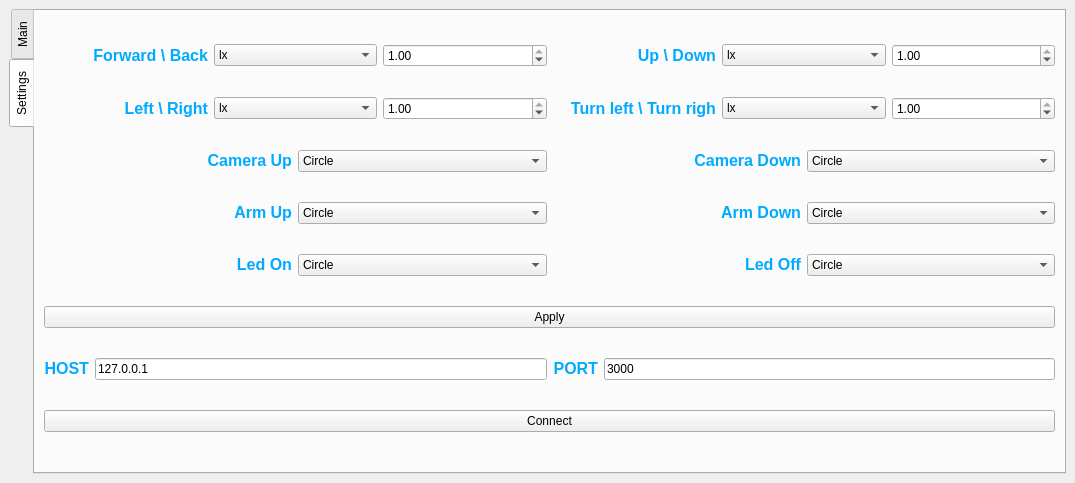
<?xml version="1.0" encoding="UTF-8"?>
<ui version="4.0">
 <class>UpperPCGUI</class>
 <widget class="QMainWindow" name="UpperPCGUI">
  <property name="geometry">
   <rect>
    <x>0</x>
    <y>0</y>
    <width>1075</width>
    <height>483</height>
   </rect>
  </property>
  <property name="minimumSize">
   <size>
    <width>900</width>
    <height>0</height>
   </size>
  </property>
  <property name="windowTitle">
   <string>UpperPCGUI</string>
  </property>
  <widget class="QWidget" name="centralwidget">
   <layout class="QGridLayout" name="gridLayout_3">
    <item row="0" column="1">
     <widget class="QTabWidget" name="tabWidget">
      <property name="minimumSize">
       <size>
        <width>0</width>
        <height>20</height>
       </size>
      </property>
      <property name="sizeIncrement">
       <size>
        <width>0</width>
        <height>20</height>
       </size>
      </property>
      <property name="toolTip">
       <string>&lt;span style=&quot; font-size:18pt; font-weight:600; color:#00aaff;&quot;&gt;</string>
      </property>
      <property name="styleSheet">
       <string notr="true">color=rgb(0, 170, 255)</string>
      </property>
      <property name="tabPosition">
       <enum>QTabWidget::West</enum>
      </property>
      <property name="currentIndex">
       <number>1</number>
      </property>
      <widget class="QWidget" name="Main">
       <attribute name="title">
        <string>Main</string>
       </attribute>
       <layout class="QGridLayout" name="gridLayout_2">
        <item row="6" column="0">
         <layout class="QHBoxLayout" name="horizontalLayout">
          <item>
           <widget class="QLabel" name="temp_label">
            <property name="layoutDirection">
             <enum>Qt::LeftToRight</enum>
            </property>
            <property name="text">
             <string>&lt;html&gt;&lt;head/&gt;&lt;body&gt;&lt;p align=&quot;right&quot;&gt;&lt;span style=&quot; font-size:18pt; font-weight:600; color:#00aaff;&quot;&gt;Term&lt;/span&gt;&lt;/p&gt;&lt;/body&gt;&lt;/html&gt;</string>
            </property>
            <property name="textFormat">
             <enum>Qt::AutoText</enum>
            </property>
            <property name="scaledContents">
             <bool>false</bool>
            </property>
            <property name="alignment">
             <set>Qt::AlignRight|Qt::AlignTrailing|Qt::AlignVCenter</set>
            </property>
           </widget>
          </item>
          <item>
           <widget class="QLCDNumber" name="term_value">
            <property name="smallDecimalPoint">
             <bool>false</bool>
            </property>
           </widget>
          </item>
          <item>
           <widget class="QLabel" name="depth_label">
            <property name="text">
             <string>&lt;html&gt;&lt;head/&gt;&lt;body&gt;&lt;p align=&quot;right&quot;&gt;&lt;span style=&quot; font-size:18pt; font-weight:600; color:#00aaff;&quot;&gt;Depth&lt;/span&gt;&lt;/p&gt;&lt;/body&gt;&lt;/html&gt;</string>
            </property>
            <property name="textFormat">
             <enum>Qt::RichText</enum>
            </property>
            <property name="alignment">
             <set>Qt::AlignRight|Qt::AlignTrailing|Qt::AlignVCenter</set>
            </property>
           </widget>
          </item>
          <item>
           <widget class="QLCDNumber" name="depth_value"/>
          </item>
          <item>
           <widget class="QLabel" name="orientation_label">
            <property name="text">
             <string>&lt;html&gt;&lt;head/&gt;&lt;body&gt;&lt;p align=&quot;right&quot;&gt;&lt;span style=&quot; font-size:18pt; font-weight:600; color:#00aaff;&quot;&gt;Orientation&lt;/span&gt;&lt;/p&gt;&lt;/body&gt;&lt;/html&gt;</string>
            </property>
            <property name="textFormat">
             <enum>Qt::RichText</enum>
            </property>
            <property name="alignment">
             <set>Qt::AlignRight|Qt::AlignTrailing|Qt::AlignVCenter</set>
            </property>
            <property name="wordWrap">
             <bool>false</bool>
            </property>
            <property name="margin">
             <number>1</number>
            </property>
           </widget>
          </item>
          <item>
           <widget class="QLCDNumber" name="orientation_value"/>
          </item>
         </layout>
        </item>
        <item row="8" column="0">
         <layout class="QHBoxLayout" name="horizontalLayout_3">
          <item>
           <widget class="QLabel" name="angle_x_label">
            <property name="text">
             <string>&lt;html&gt;&lt;head/&gt;&lt;body&gt;&lt;p align=&quot;right&quot;&gt;&lt;span style=&quot; font-size:18pt; font-weight:600; color:#00aaff;&quot;&gt;Angle X&lt;/span&gt;&lt;/p&gt;&lt;/body&gt;&lt;/html&gt;</string>
            </property>
           </widget>
          </item>
          <item>
           <widget class="QLCDNumber" name="angle_x_value"/>
          </item>
          <item>
           <widget class="QLabel" name="angle_y_label">
            <property name="text">
             <string>&lt;html&gt;&lt;head/&gt;&lt;body&gt;&lt;p align=&quot;right&quot;&gt;&lt;span style=&quot; font-size:18pt; font-weight:600; color:#00aaff;&quot;&gt;Angle Y&lt;/span&gt;&lt;/p&gt;&lt;/body&gt;&lt;/html&gt;</string>
            </property>
           </widget>
          </item>
          <item>
           <widget class="QLCDNumber" name="angle_y_value"/>
          </item>
          <item>
           <widget class="QLabel" name="angle_z_label">
            <property name="text">
             <string>&lt;html&gt;&lt;head/&gt;&lt;body&gt;&lt;p align=&quot;right&quot;&gt;&lt;span style=&quot; font-size:18pt; font-weight:600; color:#00aaff;&quot;&gt;Angle Z&lt;/span&gt;&lt;/p&gt;&lt;/body&gt;&lt;/html&gt;</string>
            </property>
           </widget>
          </item>
          <item>
           <widget class="QLCDNumber" name="angle_z_value"/>
          </item>
         </layout>
        </item>
        <item row="9" column="0">
         <widget class="Line" name="line_1">
          <property name="sizePolicy">
           <sizepolicy hsizetype="Minimum" vsizetype="Fixed">
            <horstretch>0</horstretch>
            <verstretch>10</verstretch>
           </sizepolicy>
          </property>
          <property name="styleSheet">
           <string notr="true">color:rgb(0, 170, 255)</string>
          </property>
          <property name="lineWidth">
           <number>10</number>
          </property>
          <property name="midLineWidth">
           <number>10</number>
          </property>
          <property name="orientation">
           <enum>Qt::Horizontal</enum>
          </property>
         </widget>
        </item>
        <item row="10" column="0">
         <layout class="QHBoxLayout" name="horizontalLayout_2">
          <item>
           <widget class="QLabel" name="amperage_label">
            <property name="text">
             <string>&lt;html&gt;&lt;head/&gt;&lt;body&gt;&lt;p align=&quot;right&quot;&gt;&lt;span style=&quot; font-size:18pt; font-weight:600; color:#00aaff;&quot;&gt;Amperage&lt;/span&gt;&lt;/p&gt;&lt;/body&gt;&lt;/html&gt;</string>
            </property>
           </widget>
          </item>
          <item>
           <widget class="QLCDNumber" name="amperage_value"/>
          </item>
          <item>
           <widget class="QLabel" name="voltage_label">
            <property name="text">
             <string>&lt;html&gt;&lt;head/&gt;&lt;body&gt;&lt;p align=&quot;right&quot;&gt;&lt;span style=&quot; font-size:18pt; font-weight:600; color:#00aaff;&quot;&gt;Voltage&lt;/span&gt;&lt;/p&gt;&lt;/body&gt;&lt;/html&gt;</string>
            </property>
           </widget>
          </item>
          <item>
           <widget class="QLCDNumber" name="voltage_value"/>
          </item>
          <item>
           <widget class="QLabel" name="charge_label">
            <property name="text">
             <string>&lt;html&gt;&lt;head/&gt;&lt;body&gt;&lt;p align=&quot;right&quot;&gt;&lt;span style=&quot; font-size:18pt; font-weight:600; color:#00aaff;&quot;&gt;Сharge&lt;/span&gt;&lt;/p&gt;&lt;/body&gt;&lt;/html&gt;</string>
            </property>
           </widget>
          </item>
          <item>
           <widget class="QLCDNumber" name="charge_value"/>
          </item>
         </layout>
        </item>
        <item row="7" column="0">
         <widget class="Line" name="line_0">
          <property name="enabled">
           <bool>true</bool>
          </property>
          <property name="minimumSize">
           <size>
            <width>0</width>
            <height>0</height>
           </size>
          </property>
          <property name="sizeIncrement">
           <size>
            <width>0</width>
            <height>0</height>
           </size>
          </property>
          <property name="baseSize">
           <size>
            <width>0</width>
            <height>0</height>
           </size>
          </property>
          <property name="font">
           <font>
            <pointsize>20</pointsize>
            <weight>75</weight>
            <italic>true</italic>
            <bold>true</bold>
           </font>
          </property>
          <property name="styleSheet">
           <string notr="true">color:rgb(0, 170, 255)</string>
          </property>
          <property name="frameShadow">
           <enum>QFrame::Sunken</enum>
          </property>
          <property name="orientation">
           <enum>Qt::Horizontal</enum>
          </property>
         </widget>
        </item>
       </layout>
      </widget>
      <widget class="QWidget" name="Settings">
       <attribute name="title">
        <string>Settings</string>
       </attribute>
       <layout class="QGridLayout" name="gridLayout">
        <item row="9" column="0">
         <layout class="QHBoxLayout" name="horizontalLayout_11">
          <item>
           <widget class="QPushButton" name="button_connect">
            <property name="text">
             <string>Connect</string>
            </property>
           </widget>
          </item>
         </layout>
        </item>
        <item row="2" column="0">
         <layout class="QHBoxLayout" name="horizontalLayout_7">
          <item>
           <widget class="QLabel" name="cam_up_label">
            <property name="text">
             <string>&lt;html&gt;&lt;head/&gt;&lt;body&gt;&lt;p align=&quot;right&quot;&gt;&lt;span style=&quot; font-size:12pt; font-weight:600; color:#00aaff;&quot;&gt;Camera Up</string>
            </property>
           </widget>
          </item>
          <item>
           <widget class="QComboBox" name="camera_up_set">
            <item>
             <property name="text">
              <string>Circle</string>
             </property>
            </item>
            <item>
             <property name="text">
              <string>Square</string>
             </property>
            </item>
            <item>
             <property name="text">
              <string>Triangle</string>
             </property>
            </item>
            <item>
             <property name="text">
              <string>Share</string>
             </property>
            </item>
            <item>
             <property name="text">
              <string>L1</string>
             </property>
            </item>
            <item>
             <property name="text">
              <string>L2</string>
             </property>
            </item>
            <item>
             <property name="text">
              <string>R1</string>
             </property>
            </item>
            <item>
             <property name="text">
              <string>R2</string>
             </property>
            </item>
           </widget>
          </item>
          <item>
           <widget class="QLabel" name="camera_down_label">
            <property name="text">
             <string>&lt;html&gt;&lt;head/&gt;&lt;body&gt;&lt;p align=&quot;right&quot;&gt;&lt;span style=&quot; font-size:12pt; font-weight:600; color:#00aaff;&quot;&gt;Camera Down</string>
            </property>
           </widget>
          </item>
          <item>
           <widget class="QComboBox" name="camera_dowm_set">
            <item>
             <property name="text">
              <string>Circle</string>
             </property>
            </item>
            <item>
             <property name="text">
              <string>Square</string>
             </property>
            </item>
            <item>
             <property name="text">
              <string>Triangle</string>
             </property>
            </item>
            <item>
             <property name="text">
              <string>Share</string>
             </property>
            </item>
            <item>
             <property name="text">
              <string>L!</string>
             </property>
            </item>
            <item>
             <property name="text">
              <string>L2</string>
             </property>
            </item>
            <item>
             <property name="text">
              <string>R1</string>
             </property>
            </item>
            <item>
             <property name="text">
              <string>R2</string>
             </property>
            </item>
           </widget>
          </item>
         </layout>
        </item>
        <item row="6" column="0">
         <layout class="QHBoxLayout" name="horizontalLayout_8">
          <item>
           <widget class="QLabel" name="host_label">
            <property name="text">
             <string>&lt;html&gt;&lt;head/&gt;&lt;body&gt;&lt;p align=&quot;right&quot;&gt;&lt;span style=&quot; font-size:12pt; font-weight:600; color:#00aaff;&quot;&gt;HOST&lt;/span&gt;&lt;/p&gt;&lt;/body&gt;&lt;/html&gt;</string>
            </property>
           </widget>
          </item>
          <item>
           <widget class="QLineEdit" name="host_value">
            <property name="text">
             <string>127.0.0.1</string>
            </property>
           </widget>
          </item>
          <item>
           <widget class="QLabel" name="port_label">
            <property name="text">
             <string>&lt;html&gt;&lt;head/&gt;&lt;body&gt;&lt;p align=&quot;right&quot;&gt;&lt;span style=&quot; font-size:12pt; font-weight:600; color:#00aaff;&quot;&gt;PORT&lt;/span&gt;&lt;/p&gt;&lt;/body&gt;&lt;/html&gt;</string>
            </property>
           </widget>
          </item>
          <item>
           <widget class="QLineEdit" name="port_value">
            <property name="text">
             <string>3000</string>
            </property>
           </widget>
          </item>
         </layout>
        </item>
        <item row="1" column="0">
         <layout class="QHBoxLayout" name="horizontalLayout_6">
          <item>
           <widget class="QLabel" name="l_r_label">
            <property name="text">
             <string>&lt;html&gt;&lt;head/&gt;&lt;body&gt;&lt;p align=&quot;right&quot;&gt;&lt;span style=&quot; font-size:12pt; font-weight:600; color:#00aaff;&quot;&gt;Left \ Right&lt;/span&gt;&lt;/p&gt;&lt;/body&gt;&lt;/html&gt;</string>
            </property>
            <property name="textFormat">
             <enum>Qt::RichText</enum>
            </property>
           </widget>
          </item>
          <item>
           <widget class="QComboBox" name="l_r_set">
            <item>
             <property name="text">
              <string>lx</string>
             </property>
            </item>
            <item>
             <property name="text">
              <string>ly</string>
             </property>
            </item>
            <item>
             <property name="text">
              <string>rx</string>
             </property>
            </item>
            <item>
             <property name="text">
              <string>ry</string>
             </property>
            </item>
           </widget>
          </item>
          <item>
           <widget class="QDoubleSpinBox" name="l_r_value">
            <property name="minimum">
             <double>-1.000000000000000</double>
            </property>
            <property name="maximum">
             <double>1.000000000000000</double>
            </property>
            <property name="singleStep">
             <double>0.050000000000000</double>
            </property>
            <property name="value">
             <double>1.000000000000000</double>
            </property>
           </widget>
          </item>
          <item>
           <widget class="QLabel" name="tl_tr_label">
            <property name="text">
             <string>&lt;html&gt;&lt;head/&gt;&lt;body&gt;&lt;p align=&quot;right&quot;&gt;&lt;span style=&quot; font-size:12pt; font-weight:600; color:#00aaff;&quot;&gt;Turn left \ Turn righ&lt;/span&gt;&lt;/p&gt;&lt;/body&gt;&lt;/html&gt;</string>
            </property>
           </widget>
          </item>
          <item>
           <widget class="QComboBox" name="tl_tr_set">
            <item>
             <property name="text">
              <string>lx</string>
             </property>
            </item>
            <item>
             <property name="text">
              <string>ly</string>
             </property>
            </item>
            <item>
             <property name="text">
              <string>rx</string>
             </property>
            </item>
            <item>
             <property name="text">
              <string>ry</string>
             </property>
            </item>
           </widget>
          </item>
          <item>
           <widget class="QDoubleSpinBox" name="tl_tr_value">
            <property name="minimum">
             <double>-1.000000000000000</double>
            </property>
            <property name="maximum">
             <double>1.000000000000000</double>
            </property>
            <property name="singleStep">
             <double>0.050000000000000</double>
            </property>
            <property name="value">
             <double>1.000000000000000</double>
            </property>
           </widget>
          </item>
         </layout>
        </item>
        <item row="0" column="0">
         <layout class="QHBoxLayout" name="horizontalLayout_5">
          <item>
           <widget class="QLabel" name="f_b_label">
            <property name="text">
             <string>&lt;html&gt;&lt;head/&gt;&lt;body&gt;&lt;p align=&quot;right&quot;&gt;&lt;span style=&quot; font-size:12pt; font-weight:600; color:#00aaff;&quot;&gt;Forward \ Back&lt;/span&gt;&lt;/p&gt;&lt;/body&gt;&lt;/html&gt;</string>
            </property>
            <property name="textFormat">
             <enum>Qt::RichText</enum>
            </property>
           </widget>
          </item>
          <item>
           <widget class="QComboBox" name="f_b_set">
            <property name="placeholderText">
             <string/>
            </property>
            <item>
             <property name="text">
              <string>lx</string>
             </property>
            </item>
            <item>
             <property name="text">
              <string>ly</string>
             </property>
            </item>
            <item>
             <property name="text">
              <string>rx</string>
             </property>
            </item>
            <item>
             <property name="text">
              <string>ry</string>
             </property>
            </item>
           </widget>
          </item>
          <item>
           <widget class="QDoubleSpinBox" name="f_b_value">
            <property name="minimum">
             <double>-1.000000000000000</double>
            </property>
            <property name="maximum">
             <double>1.000000000000000</double>
            </property>
            <property name="singleStep">
             <double>0.050000000000000</double>
            </property>
            <property name="value">
             <double>1.000000000000000</double>
            </property>
           </widget>
          </item>
          <item>
           <widget class="QLabel" name="u_d_label">
            <property name="text">
             <string>&lt;html&gt;&lt;head/&gt;&lt;body&gt;&lt;p align=&quot;right&quot;&gt;&lt;span style=&quot; font-size:12pt; font-weight:600; color:#00aaff;&quot;&gt;Up \ Down&lt;/span&gt;&lt;/p&gt;&lt;/body&gt;&lt;/html&gt;</string>
            </property>
            <property name="textFormat">
             <enum>Qt::RichText</enum>
            </property>
           </widget>
          </item>
          <item>
           <widget class="QComboBox" name="u_d_set">
            <item>
             <property name="text">
              <string>lx</string>
             </property>
            </item>
            <item>
             <property name="text">
              <string>ly</string>
             </property>
            </item>
            <item>
             <property name="text">
              <string>rx</string>
             </property>
            </item>
            <item>
             <property name="text">
              <string>ry</string>
             </property>
            </item>
           </widget>
          </item>
          <item>
           <widget class="QDoubleSpinBox" name="u_d_value">
            <property name="minimum">
             <double>-1.000000000000000</double>
            </property>
            <property name="maximum">
             <double>1.000000000000000</double>
            </property>
            <property name="singleStep">
             <double>0.050000000000000</double>
            </property>
            <property name="value">
             <double>1.000000000000000</double>
            </property>
           </widget>
          </item>
         </layout>
        </item>
        <item row="4" column="0">
         <layout class="QHBoxLayout" name="horizontalLayout_10">
          <item>
           <widget class="QLabel" name="led_on_label">
            <property name="text">
             <string>&lt;html&gt;&lt;head/&gt;&lt;body&gt;&lt;p align=&quot;right&quot;&gt;&lt;span style=&quot; font-size:12pt; font-weight:600; color:#00aaff;&quot;&gt;Led On</string>
            </property>
           </widget>
          </item>
          <item>
           <widget class="QComboBox" name="led_on_set">
            <item>
             <property name="text">
              <string>Circle</string>
             </property>
            </item>
            <item>
             <property name="text">
              <string>Square</string>
             </property>
            </item>
            <item>
             <property name="text">
              <string>Triangle</string>
             </property>
            </item>
            <item>
             <property name="text">
              <string>Share</string>
             </property>
            </item>
            <item>
             <property name="text">
              <string>L1</string>
             </property>
            </item>
            <item>
             <property name="text">
              <string>L2</string>
             </property>
            </item>
            <item>
             <property name="text">
              <string>R1</string>
             </property>
            </item>
            <item>
             <property name="text">
              <string>R2</string>
             </property>
            </item>
           </widget>
          </item>
          <item>
           <widget class="QLabel" name="led_off_label">
            <property name="text">
             <string>&lt;html&gt;&lt;head/&gt;&lt;body&gt;&lt;p align=&quot;right&quot;&gt;&lt;span style=&quot; font-size:12pt; font-weight:600; color:#00aaff;&quot;&gt;Led Off</string>
            </property>
           </widget>
          </item>
          <item>
           <widget class="QComboBox" name="led_off_set">
            <item>
             <property name="text">
              <string>Circle</string>
             </property>
            </item>
            <item>
             <property name="text">
              <string>Square </string>
             </property>
            </item>
            <item>
             <property name="text">
              <string>Triangle</string>
             </property>
            </item>
            <item>
             <property name="text">
              <string>Share</string>
             </property>
            </item>
            <item>
             <property name="text">
              <string>L1</string>
             </property>
            </item>
            <item>
             <property name="text">
              <string>L2</string>
             </property>
            </item>
            <item>
             <property name="text">
              <string>R1</string>
             </property>
            </item>
            <item>
             <property name="text">
              <string>R2</string>
             </property>
            </item>
           </widget>
          </item>
         </layout>
        </item>
        <item row="3" column="0">
         <layout class="QHBoxLayout" name="horizontalLayout_9">
          <item>
           <widget class="QLabel" name="arm_up_label">
            <property name="text">
             <string>&lt;html&gt;&lt;head/&gt;&lt;body&gt;&lt;p align=&quot;right&quot;&gt;&lt;span style=&quot; font-size:12pt; font-weight:600; color:#00aaff;&quot;&gt;Arm Up</string>
            </property>
           </widget>
          </item>
          <item>
           <widget class="QComboBox" name="arm_up_set">
            <item>
             <property name="text">
              <string>Circle</string>
             </property>
            </item>
            <item>
             <property name="text">
              <string>Square</string>
             </property>
            </item>
            <item>
             <property name="text">
              <string>Triangle</string>
             </property>
            </item>
            <item>
             <property name="text">
              <string>Share</string>
             </property>
            </item>
            <item>
             <property name="text">
              <string>L1</string>
             </property>
            </item>
            <item>
             <property name="text">
              <string>L2</string>
             </property>
            </item>
            <item>
             <property name="text">
              <string>R1</string>
             </property>
            </item>
            <item>
             <property name="text">
              <string>R2</string>
             </property>
            </item>
           </widget>
          </item>
          <item>
           <widget class="QLabel" name="arm_down_label">
            <property name="text">
             <string>&lt;html&gt;&lt;head/&gt;&lt;body&gt;&lt;p align=&quot;right&quot;&gt;&lt;span style=&quot; font-size:12pt; font-weight:600; color:#00aaff;&quot;&gt;Arm Down</string>
            </property>
           </widget>
          </item>
          <item>
           <widget class="QComboBox" name="arm_down_set">
            <item>
             <property name="text">
              <string>Circle</string>
             </property>
            </item>
            <item>
             <property name="text">
              <string>Square</string>
             </property>
            </item>
            <item>
             <property name="text">
              <string>Triangle</string>
             </property>
            </item>
            <item>
             <property name="text">
              <string>Share</string>
             </property>
            </item>
            <item>
             <property name="text">
              <string>L1</string>
             </property>
            </item>
            <item>
             <property name="text">
              <string>L2</string>
             </property>
            </item>
            <item>
             <property name="text">
              <string>R1</string>
             </property>
            </item>
            <item>
             <property name="text">
              <string>R2</string>
             </property>
            </item>
           </widget>
          </item>
         </layout>
        </item>
        <item row="5" column="0">
         <layout class="QHBoxLayout" name="horizontalLayout_12">
          <item>
           <widget class="QPushButton" name="button_apply">
            <property name="text">
             <string>Apply</string>
            </property>
           </widget>
          </item>
         </layout>
        </item>
       </layout>
      </widget>
     </widget>
    </item>
   </layout>
  </widget>
 </widget>
 <resources/>
 <connections/>
</ui>
